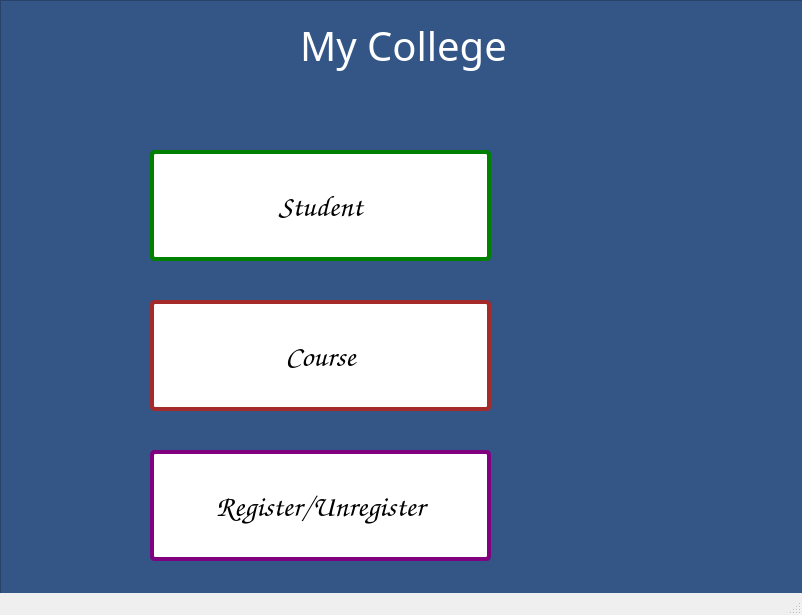
<?xml version="1.0" encoding="UTF-8"?>
<ui version="4.0">
 <class>MainWindow</class>
 <widget class="QMainWindow" name="MainWindow">
  <property name="geometry">
   <rect>
    <x>0</x>
    <y>0</y>
    <width>802</width>
    <height>615</height>
   </rect>
  </property>
  <property name="windowTitle">
   <string>MainWindow</string>
  </property>
  <widget class="QWidget" name="centralwidget">
   <widget class="QWidget" name="gridLayoutWidget">
    <property name="geometry">
     <rect>
      <x>0</x>
      <y>0</y>
      <width>821</width>
      <height>651</height>
     </rect>
    </property>
    <layout class="QGridLayout" name="gridLayout">
     <item row="0" column="0">
      <widget class="QFrame" name="frame">
       <property name="autoFillBackground">
        <bool>false</bool>
       </property>
       <property name="styleSheet">
        <string notr="true"> background-color: #345687;</string>
       </property>
       <property name="frameShape">
        <enum>QFrame::StyledPanel</enum>
       </property>
       <property name="frameShadow">
        <enum>QFrame::Raised</enum>
       </property>
       <widget class="QPushButton" name="landingPageStudentButton">
        <property name="geometry">
         <rect>
          <x>150</x>
          <y>150</y>
          <width>341</width>
          <height>111</height>
         </rect>
        </property>
        <property name="font">
         <font>
          <family>Comic Sans MS</family>
          <pointsize>-1</pointsize>
          <underline>false</underline>
          <strikeout>false</strikeout>
         </font>
        </property>
        <property name="styleSheet">
         <string notr="true">background-color: white;
display: inline-block;
      padding: 10px 20px;
      font-size: 30px;
      text-align: center;
      text-decoration: none;
      cursor: pointer;
      border-radius: 5px;
      transition: background-color 0.3s ease;
 border: 4px solid green;</string>
        </property>
        <property name="text">
         <string>Student</string>
        </property>
       </widget>
       <widget class="QPushButton" name="landingPageCourseButton">
        <property name="geometry">
         <rect>
          <x>150</x>
          <y>300</y>
          <width>341</width>
          <height>111</height>
         </rect>
        </property>
        <property name="font">
         <font>
          <family>Comic Sans MS</family>
          <pointsize>-1</pointsize>
          <underline>false</underline>
          <strikeout>false</strikeout>
         </font>
        </property>
        <property name="styleSheet">
         <string notr="true"> background-color: white;
display: inline-block;
      padding: 10px 20px;
      font-size: 30px;
      text-align: center;
      text-decoration: none;
      cursor: pointer;
      border-radius: 5px;
      transition: background-color 0.3s ease;
 border: 4px solid brown;</string>
        </property>
        <property name="text">
         <string>Course</string>
        </property>
       </widget>
       <widget class="QPushButton" name="landingPageRegisterUnregisterButton">
        <property name="geometry">
         <rect>
          <x>150</x>
          <y>450</y>
          <width>341</width>
          <height>111</height>
         </rect>
        </property>
        <property name="font">
         <font>
          <family>Comic Sans MS</family>
          <pointsize>-1</pointsize>
          <underline>false</underline>
          <strikeout>false</strikeout>
         </font>
        </property>
        <property name="styleSheet">
         <string notr="true"> background-color: white;
display: inline-block;
      padding: 10px 20px;
      font-size: 30px;
      text-align: center;
      text-decoration: none;
      cursor: pointer;
      border-radius: 5px;
      transition: background-color 0.3s ease;
 border: 4px solid purple;</string>
        </property>
        <property name="text">
         <string>Register/Unregister</string>
        </property>
       </widget>
       <widget class="QLabel" name="label">
        <property name="geometry">
         <rect>
          <x>520</x>
          <y>150</y>
          <width>131</width>
          <height>111</height>
         </rect>
        </property>
        <property name="sizePolicy">
         <sizepolicy hsizetype="Minimum" vsizetype="Minimum">
          <horstretch>0</horstretch>
          <verstretch>0</verstretch>
         </sizepolicy>
        </property>
        <property name="text">
         <string/>
        </property>
        <property name="pixmap">
         <pixmap>../../../../Downloads/student-with-graduation-cap.png</pixmap>
        </property>
        <property name="scaledContents">
         <bool>true</bool>
        </property>
       </widget>
       <widget class="QLabel" name="label_2">
        <property name="geometry">
         <rect>
          <x>520</x>
          <y>300</y>
          <width>131</width>
          <height>111</height>
         </rect>
        </property>
        <property name="sizePolicy">
         <sizepolicy hsizetype="Minimum" vsizetype="Minimum">
          <horstretch>0</horstretch>
          <verstretch>0</verstretch>
         </sizepolicy>
        </property>
        <property name="text">
         <string/>
        </property>
        <property name="pixmap">
         <pixmap>../../../../Downloads/open-book.png</pixmap>
        </property>
        <property name="scaledContents">
         <bool>true</bool>
        </property>
       </widget>
       <widget class="QLabel" name="label_3">
        <property name="geometry">
         <rect>
          <x>520</x>
          <y>450</y>
          <width>131</width>
          <height>111</height>
         </rect>
        </property>
        <property name="sizePolicy">
         <sizepolicy hsizetype="Minimum" vsizetype="Minimum">
          <horstretch>0</horstretch>
          <verstretch>0</verstretch>
         </sizepolicy>
        </property>
        <property name="text">
         <string/>
        </property>
        <property name="pixmap">
         <pixmap>../../../../Downloads/register.png</pixmap>
        </property>
        <property name="scaledContents">
         <bool>true</bool>
        </property>
       </widget>
       <widget class="QLabel" name="label_4">
        <property name="geometry">
         <rect>
          <x>300</x>
          <y>20</y>
          <width>211</width>
          <height>51</height>
         </rect>
        </property>
        <property name="font">
         <font>
          <family>Papyrus</family>
          <pointsize>-1</pointsize>
         </font>
        </property>
        <property name="styleSheet">
         <string notr="true">font-size: 40px;
color: white;</string>
        </property>
        <property name="text">
         <string>My College</string>
        </property>
       </widget>
      </widget>
     </item>
    </layout>
   </widget>
  </widget>
  <widget class="QStatusBar" name="statusbar"/>
 </widget>
 <resources/>
 <connections/>
</ui>
